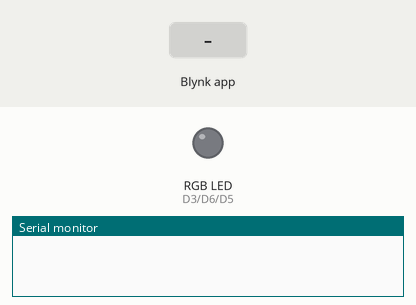
A sketch run on a simulated Arduino MKR. Parts: an RGB LED mixed from three pins (HIGH = lit), the last lines printed to the serial monitor. The test bench sets the inputs (shaded band). Dim RGB values are drawn brighter than linear; WiFi joins after 1.5 s; servers stay silent unless stated.

Above: at 3.0 s.
3.1 s: Blynk app writes 1 to V1
At 4.3 s:
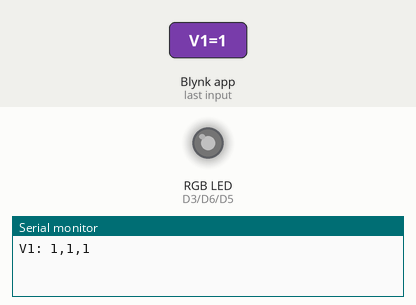
4.6 s: Blynk app writes 200 to V1
At 5.5 s:
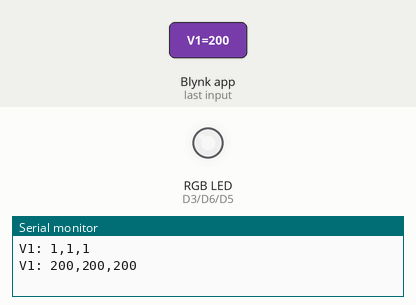
6.1 s: Blynk app writes 0 to V1
At 6.6 s:
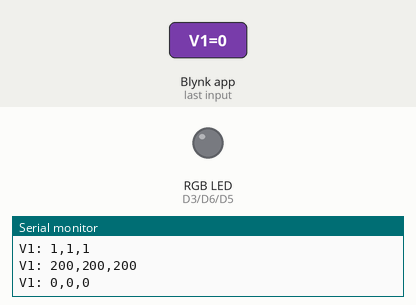
Timing chart, 0 to 9.1 s (numbered marks = the images above; inputs shaded):
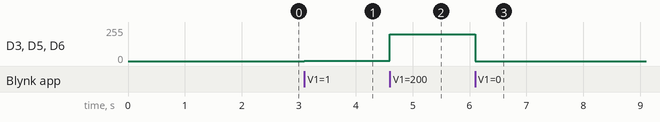

The sketch:

04-50-RGB-control.ino
```cpp
/*  Arduino Mobile Development With Blynk

   This code is part of a course from Tech Explorations.
   For information about this course, please see

   https://techexplorations.com/so/blynk/

   For information on hardware components and the wiring needed to
   run this sketch, please see the relevant lecture in the course.

    Created by Peter Dalmaris
*/

#define BLYNK_PRINT Serial

#include <SPI.h>
#include <WiFiNINA.h>
#include <BlynkSimpleWiFiNINA.h>
#include "secrets.h"

// You can assign the Blynk zeRGBa widget to pins directly from the app.
// If you do that, you do not need to set pins and write any more code in
// the sketch.
// If you choose to use merge mode, you will need to write the matching code
// as per the example below.

int green_pin = 6;
int blue_pin = 5;
int red_pin = 3;

void setup() {
  Serial.begin(9600);
  Blynk.begin(auth, ssid, pass);
}

void loop() {
  Blynk.run();
}

BLYNK_WRITE(V1) //Button Widget is writing to pin V1
{
  Serial.print("V1: ");
  Serial.print(param[0].asInt());
  Serial.print(",");
  Serial.print(param[1].asInt());
  Serial.print(",");
  Serial.println(param[2].asInt());

  analogWrite(red_pin, param[0].asInt());
  analogWrite(green_pin, param[1].asInt());
  analogWrite(blue_pin, param[2].asInt());
}
```

secrets.h
```cpp
/*  Arduino Mobile Development With Blynk

   This code is part of a course from Tech Explorations.
   For information about this course, please see

   https://techexplorations.com/so/blynk/

   For information on hardware components and the wiring needed to
   run this sketch, please see the relevant lecture in the course.

    Created by Peter Dalmaris
*/

// You should get Auth Token in the Blynk App.
// Go to the Project Settings (nut icon).
char auth[] = "--BLYNK YOUR AUTH TOKEN--";

// Your WiFi credentials.
// Set password to "" for open networks.
char ssid[] = "--YOUR SSID--";
char pass[] = "--YOUR WIFI PASSWORD--";
```

Measured:
- after the input at 3.1 s, D3 (red_pin), D5 (blue_pin), D6 (green_pin): 0/255 → 1/255 at once
- after the input at 4.6 s, D3 (red_pin), D5 (blue_pin), D6 (green_pin): 1/255 → 200/255 at once
- after the input at 6.1 s, D3 (red_pin), D5 (blue_pin), D6 (green_pin): 200/255 → 0/255 at once
